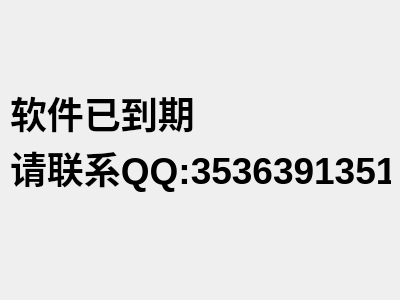
<?xml version="1.0" encoding="UTF-8"?>
<ui version="4.0">
 <class>expirepage</class>
 <widget class="QWidget" name="expirepage">
  <property name="geometry">
   <rect>
    <x>0</x>
    <y>0</y>
    <width>400</width>
    <height>300</height>
   </rect>
  </property>
  <property name="windowTitle">
   <string>Form</string>
  </property>
  <widget class="QLabel" name="label">
   <property name="geometry">
    <rect>
     <x>10</x>
     <y>10</y>
     <width>381</width>
     <height>261</height>
    </rect>
   </property>
   <property name="font">
    <font>
     <pointsize>28</pointsize>
     <weight>75</weight>
     <bold>true</bold>
    </font>
   </property>
   <property name="text">
    <string>软件已到期
请联系QQ:3536391351</string>
   </property>
  </widget>
 </widget>
 <resources/>
 <connections/>
</ui>
